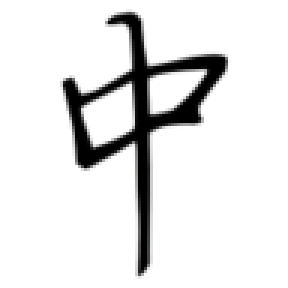
#> input picture img/中.png, 96 x 96 px (shown 3 times larger); its folder holds only this picture in this run
$ python img2svg.py
#> lines starting #> are read from the running program, lines starting #| are printed output that depends on the picture
from PIL import Image, ImageChops
import os
import subprocess

def convert(directory, bmp_dir="bmp", svg_dir="svg"):
    os.makedirs(bmp_dir, exist_ok=True)
    os.makedirs(svg_dir, exist_ok=True)
    for root, dirs, files in os.walk(directory):
        for f in files:
            if f.endswith(".png"):
                src_path = os.path.join(root, f)
                bmp_path = os.path.join(bmp_dir, f[:-4] + ".bmp")
                svg_path = os.path.join(svg_dir, f[:-4] + ".svg")
                pngToBmp(src_path, bmp_path)
                # trim(bmp_path)
                bmpToSvg(bmp_path, svg_path)
                print(f"已处理: {src_path} -> {bmp_path} -> {svg_path}")

def bmpToSvg(bmp_path, svg_path):
    potrace_path = os.path.join(
        os.getcwd(), "potrace",  "potrace.exe"
    )
    subprocess.run([potrace_path, bmp_path, "-b", "svg", "-o", svg_path])

def pngToBmp(png_path, bmp_path):
#> called with png_path = 'img/中.png', bmp_path = 'bmp/中.bmp'
    img = Image.open(png_path).convert("RGBA").resize((100, 100))
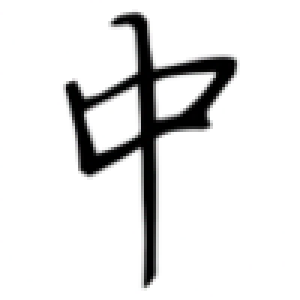
#> img: PIL image 100x100 RGBA (shown 3 times larger); mean R, G, B, A 229.1, 229.1, 229.1, 255
    threshold = 200
    data = []
    for pix in list(img.getdata()):
        if pix[0] >= threshold and pix[1] >= threshold and pix[3] >= threshold:
            data.append((255, 255, 255, 0))
        else:
            data.append((0, 0, 0, 1))
#> this loop made 10000 passes
#> pix on passes 1 to 3: (255, 255, 255, 255), (255, 255, 255, 255), (255, 255, 255, 255)
#> after the loop, data = 10000 items, first 6: (255, 255, 255, 0), (255, 255, 255, 0), (255, 255, 255, 0), (255, 255, 255, 0), (255, 255, 255, 0), (255, 255, 255, 0)
    img.putdata(data)
    img.save(bmp_path)

def trim(im_path):
    im = Image.open(im_path)
    bg = Image.new(im.mode, im.size, im.getpixel((0, 0)))
    diff = ImageChops.difference(im, bg)
    bbox = list(diff.getbbox())
    bbox[0] -= 1
    bbox[1] -= 1
    bbox[2] += 1
    bbox[3] += 1
    cropped_im = im.crop(bbox)
    cropped_im.save(im_path)

if __name__ == "__main__":
    convert("img")

$ run again, on img/味.png
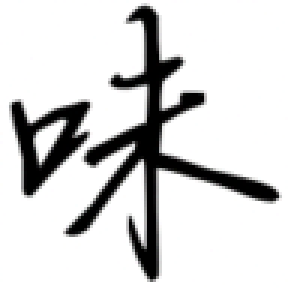
#> input picture img/味.png, 96 x 96 px (shown 3 times larger)
#> in pngToBmp, `img = Image.open(png_path).convert("RGBA").resize((100, 100))`:
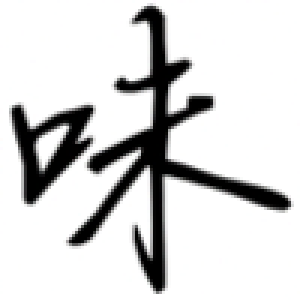
#> img: PIL image 100x100 RGBA (shown 3 times larger); mean R, G, B, A 214.4, 214.3, 214.3, 255
#> the loop in pngToBmp, `for pix in list(img.getdata()):` made 10000 passes
#> pix on passes 1 to 3: (255, 255, 255, 255), (255, 255, 255, 255), (255, 255, 255, 255)
#> after the loop in pngToBmp, `for pix in list(img.getdata()):`: data = 10000 items, first 6: (255, 255, 255, 0), (255, 255, 255, 0), (255, 255, 255, 0), (255, 255, 255, 0), (255, 255, 255, 0), (255, 255, 255, 0)

$ run again, on img/国.png
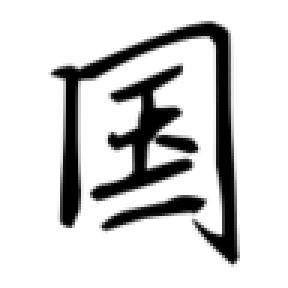
#> input picture img/国.png, 96 x 96 px (shown 3 times larger)
#> in pngToBmp, `img = Image.open(png_path).convert("RGBA").resize((100, 100))`:
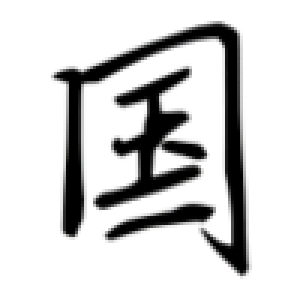
#> img: PIL image 100x100 RGBA (shown 3 times larger); mean R, G, B, A 210.7, 210.7, 210.6, 255
#> the loop in pngToBmp, `for pix in list(img.getdata()):` made 10000 passes
#> pix on passes 1 to 3: (255, 255, 255, 255), (255, 255, 255, 255), (255, 255, 255, 255)
#> after the loop in pngToBmp, `for pix in list(img.getdata()):`: data = 10000 items, first 6: (255, 255, 255, 0), (255, 255, 255, 0), (255, 255, 255, 0), (255, 255, 255, 0), (255, 255, 255, 0), (255, 255, 255, 0)

$ run again, on img/墨.png
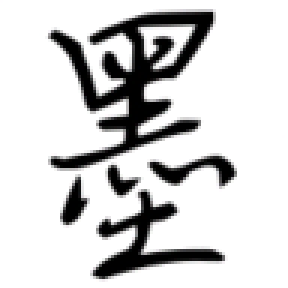
#> input picture img/墨.png, 96 x 96 px (shown 3 times larger)
#> in pngToBmp, `img = Image.open(png_path).convert("RGBA").resize((100, 100))`:
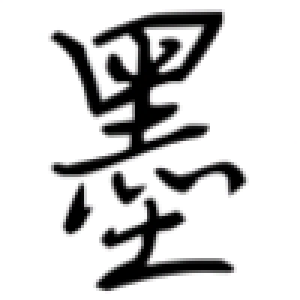
#> img: PIL image 100x100 RGBA (shown 3 times larger); mean R, G, B, A 209.9, 209.8, 209.9, 255
#> the loop in pngToBmp, `for pix in list(img.getdata()):` made 10000 passes
#> pix on passes 1 to 3: (255, 254, 255, 255), (255, 255, 255, 255), (255, 255, 255, 255)
#> after the loop in pngToBmp, `for pix in list(img.getdata()):`: data = 10000 items, first 6: (255, 255, 255, 0), (255, 255, 255, 0), (255, 255, 255, 0), (255, 255, 255, 0), (255, 255, 255, 0), (255, 255, 255, 0)

$ run again, on img/何.png
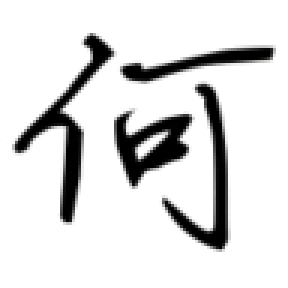
#> input picture img/何.png, 96 x 96 px (shown 3 times larger)
#> in pngToBmp, `img = Image.open(png_path).convert("RGBA").resize((100, 100))`:
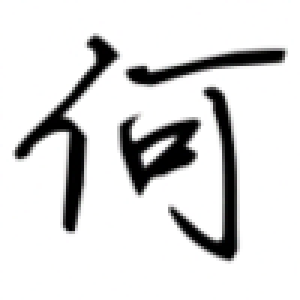
#> img: PIL image 100x100 RGBA (shown 3 times larger); mean R, G, B, A 220.8, 220.8, 220.8, 255
#> the loop in pngToBmp, `for pix in list(img.getdata()):` made 10000 passes
#> pix on passes 1 to 3: (255, 255, 254, 255), (255, 255, 255, 255), (255, 255, 255, 255)
#> after the loop in pngToBmp, `for pix in list(img.getdata()):`: data = 10000 items, first 6: (255, 255, 255, 0), (255, 255, 255, 0), (255, 255, 255, 0), (255, 255, 255, 0), (255, 255, 255, 0), (255, 255, 255, 0)
